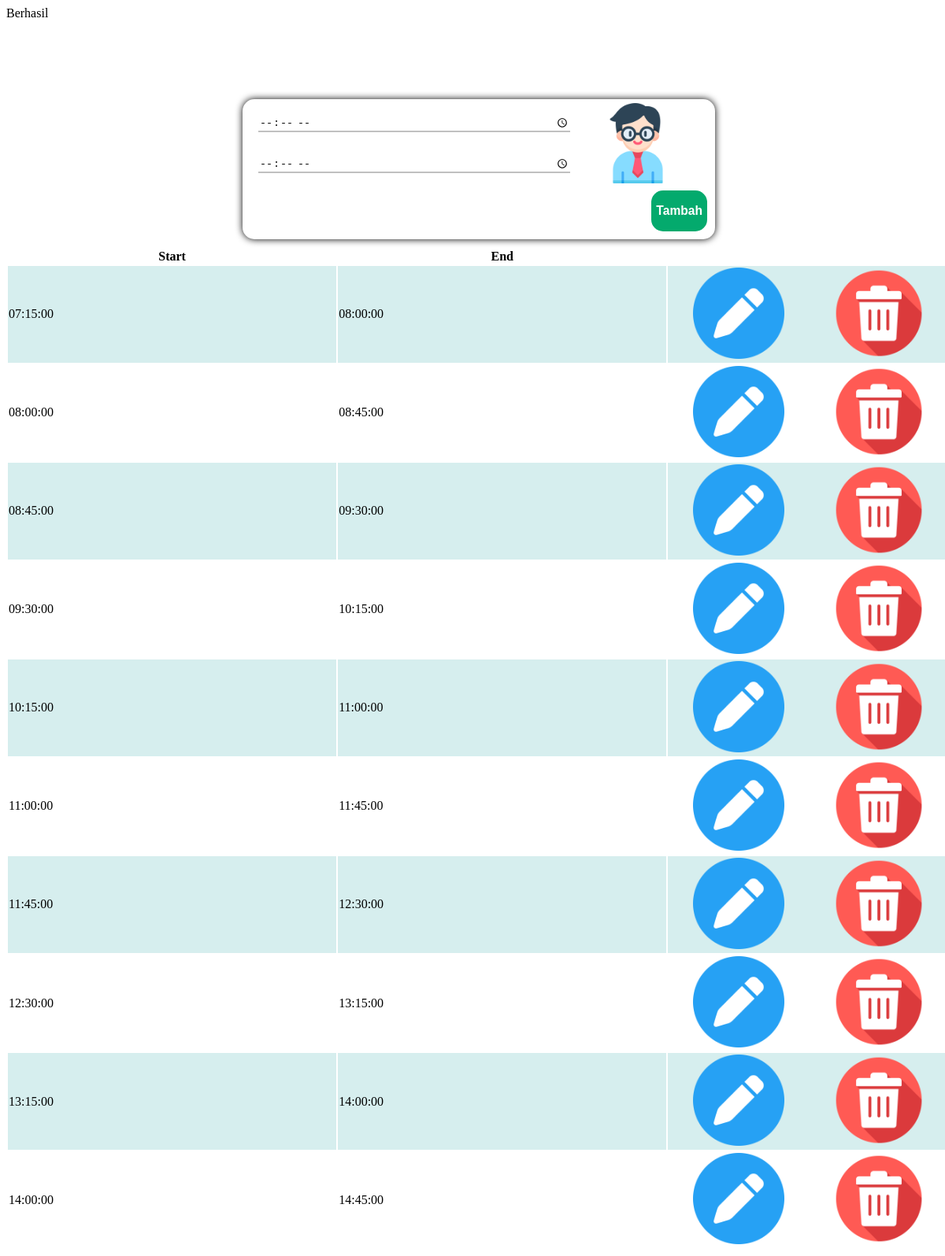
Screenshot of /waktu/waktu.php with the database file from the repository.
### tables this page shows
CREATE TABLE `data_time` (
  `id_time` int(11) NOT NULL,
  `start_time` time NOT NULL,
  `end_time` time NOT NULL
);

### waktu/waktu.php (the view, shortened to what this page needs)
<!DOCTYPE html>
<html>
    <head>
    </head>
    <body style="width:100%; height:100%;">
        <?php
        include "../connect.php";
        echo '<div style="width: 100%;display:flex;justify-content: center;padding-top: 100px;">
            <form class="boxi" method="POST">
              <div style="display:flex; align-itemss:center;">
                <div style="width:75%;">
                  <input type="time" style="width: 90%;" placeholder="Start" name="start">
                  <input type="time" style="width: 90%;" placeholder="End" name="end">
                </div>
              <div style="width: 25%;align-items: center; margin-left:5px;">
                <img style="width: 70%;" src="teacher.png" >
              </div>
            </div>
            <button  type="submit" style= "float: right; margin: 5PX; border: none; background-color: #04AA6D; color: white; border-radius: 15px;" name="simpan"><h3>Tambah</h3></button>
            </form>
          </div>';
        echo '<table width="100%">
        <tr>
          <th width="35%">Start</th>
          <th width="35%">End</th>
          <th width="30%"></th>
        </tr>';
        $sql = "SELECT * FROM data_time";
        $result = $conn->query($sql);
        while($row = $result->fetch_assoc()) {
          echo "<tr><td>" . $row["start_time"]."</td><td>". $row["end_time"].'</td><td style="display:flex;">
          <form action="edit.php" method="GET"><button type="submit" name="edit" value="'.$row['id_time'].'" style=" background-color:transparent; border:none;"><img src="pen.png" style="width: 70%;"></button></form>
          <form action="delete.php" method="GET"><button type="submit" name="hapus" value="'.$row['id_time'].'" style="background-color:transparent; border:none;"><img src="delete.png" style="width: 70%;"></button></form>
          </td></tr>';
        }?>
    </body>
</html>

### connect.php
<?php
$servername = "localhost";
$username = "root";
$password = "";
$dbname = "informasi_akademik";
$conn = mysqli_connect($servername, $username, $password, $dbname);
if (!$conn) {
  die("Connection failed: " . mysqli_connect_error());
}else{
  echo "Berhasil";
}
?>

### waktu/waktu.php (style rules this page uses)
head,body { width:100%; height:100%; }
tr:nth-child(even) { background-color: #D6EEEE; }
.boxi { width: 50%; box-sizing: border-box; border-radius: 15px; box-shadow: 0px 0px 10px rgba(0,0, 0, 1); justify-content: center; padding: 5px; margin-bottom: 10px; }
form input { border: none; border-bottom: 2px solid silver; margin: 15px; height: 20px; }

### rows the page displays
data_time: start_time "07:15:00", end_time "08:00:00", $row['id_time'] 1 (drawn)
data_time: start_time "08:00:00", end_time "08:45:00", $row['id_time'] 2 (drawn)
data_time: start_time "08:45:00", end_time "09:30:00", $row['id_time'] 3 (drawn)
data_time: start_time "09:30:00", end_time "10:15:00", $row['id_time'] 4 (drawn)
data_time: start_time "10:15:00", end_time "11:00:00", $row['id_time'] 5 (drawn)
data_time: start_time "11:00:00", end_time "11:45:00", $row['id_time'] 6 (drawn)
data_time: start_time "11:45:00", end_time "12:30:00", $row['id_time'] 7 (drawn)
data_time: start_time "12:30:00", end_time "13:15:00", $row['id_time'] 8 (drawn)
data_time: start_time "13:15:00", end_time "14:00:00", $row['id_time'] 9 (drawn)
data_time: start_time "14:00:00", end_time "14:45:00", $row['id_time'] 10 (drawn)
